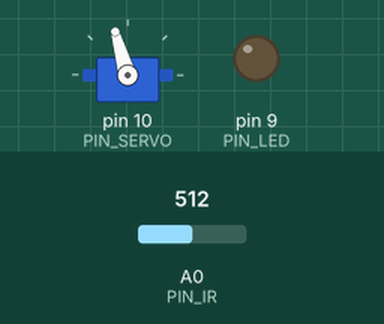
Simulated run of this sketch. Board: Arduino Uno, built with avr-gcc and run on an emulated ATmega328P. Parts: servo, output pins drawn as LEDs (lit = HIGH). Inputs (shaded band) come from the test bench; at power-on: A0 (PIN_IR) = 512. What the sketch prints to the serial monitor is not drawn.

Above: at 1.2 s.
1.3 s: A0 (PIN_IR) set to 245
At 1.9 s:
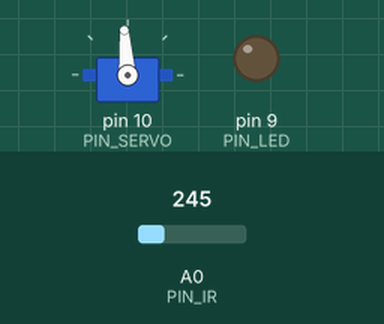
2.9 s: A0 (PIN_IR) set to 1023
At 4.1 s:
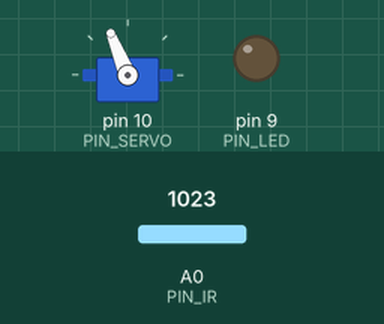
Timing chart, 0 to 5.9 s (numbered marks = the images above; inputs shaded):
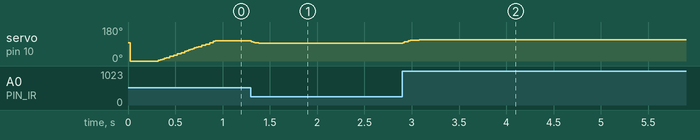

The sketch:

PControl_20213055.ino
```cpp
#include <Servo.h>


/////////////////////////////
// Configurable parameters //
/////////////////////////////


// Arduino pin assignment
#define PIN_LED 9
#define PIN_SERVO 10
#define PIN_IR A0


// Framework setting
#define _DIST_TARGET 255
#define _DIST_MIN 10
#define _DIST_MAX 410


// Distance sensor
#define _DIST_ALPHA 0.35
#define DELAY_MICROS 20

// Servo range
#define _DUTY_MIN 1100
#define _DUTY_NEU 1530
#define _DUTY_MAX 2000


// Servo speed control
#define _SERVO_ANGLE 30
#define _SERVO_SPEED 60

// Event periods
#define _INTERVAL_DIST 20
#define _INTERVAL_SERVO 20
#define _INTERVAL_SERIAL 100


// PID parameters
#define _KP 0.9


//////////////////////
// global variables //
//////////////////////


// Servo instance
Servo myservo;
// Distance sensor
float dist_target;
float dist_raw, dist_cali;
float dist_ema = 0.0;
float filtered_dist;
float samples_num = 5;

int a, b;


// Event periods
unsigned long last_sampling_time_dist, last_sampling_time_servo, last_sampling_time_serial;
bool event_dist, event_servo, event_serial;


// Servo speed control
int duty_chg_per_interval;
int duty_target, duty_curr;


// PID variables
float error_curr, error_prev, control, pterm, dterm, iterm;


void setup() {
// initialize GPIO pins for LED and attach servo
  pinMode(PIN_LED, OUTPUT);
  myservo.attach(PIN_SERVO);
// initialize global variables
  last_sampling_time_dist = last_sampling_time_servo = last_sampling_time_serial = 0;
  event_dist = event_servo = event_serial = false;
  dist_target = _DIST_TARGET;


// move servo to neutral position
  myservo.writeMicroseconds(_DUTY_NEU);
// initialize serial port
    Serial.begin(57600);
// convert angle speed into duty change per interval.
  duty_chg_per_interval = int((_DUTY_MAX - _DUTY_MIN) * (_SERVO_SPEED /  _SERVO_ANGLE) * (float(_INTERVAL_SERVO) / 1000.0));
}


void loop() {
/////////////////////
// Event generator //
/////////////////////
unsigned long time_curr = millis();
  if(time_curr >= last_sampling_time_dist + _INTERVAL_DIST) {
        last_sampling_time_dist += _INTERVAL_DIST;
        event_dist = true;
  }
  if(time_curr >= last_sampling_time_servo + _INTERVAL_SERVO) {
        last_sampling_time_servo += _INTERVAL_SERVO;
        event_servo = true;
  }
  if(time_curr >= last_sampling_time_serial + _INTERVAL_SERIAL) {
        last_sampling_time_serial += _INTERVAL_SERIAL;
        event_serial = true;
  }


////////////////////
// Event handlers //
////////////////////


  if(event_dist) {
     event_dist = false;
  // get a distance reading from the distance sensor
      dist_raw = ir_distance();
      dist_cali = 100 + 300.0 / (b - a) * (dist_raw - a);
      filtered_dist = ir_distance_filtered();


  // PID control logic
    error_curr = _DIST_TARGET - filtered_dist;
    pterm = _KP * error_curr;
    control = pterm;


  // duty_target = f(duty_neutral, control)
    duty_target = _DUTY_NEU + control;


  // keep duty_target value within the range of [_DUTY_MIN, _DUTY_MAX]
    if (duty_target < _DUTY_MIN) {
      duty_target = _DUTY_MIN;  // duty_target < _DUTY_MIN 일 때 duty_target 를 _DUTY_MIN 로 고정
   } else if (duty_target > _DUTY_MAX) {
       duty_target = _DUTY_MAX; // duty_target > _DUTY_MAX 일 때 duty_target 를 _DUTY_MAX 로 고정
    }
  }

  if(event_servo) {
    event_servo = false;
    // adjust duty_curr toward duty_target by duty_chg_per_interval
    if(duty_target > duty_curr) {
      duty_curr += duty_chg_per_interval;
      if(duty_curr > duty_target) duty_curr = duty_target;
    }
    else {
      duty_curr -= duty_chg_per_interval;
      if(duty_curr < duty_target) duty_curr = duty_target;
    }

    // update servo position
    myservo.writeMicroseconds(duty_curr);
  }

  if(event_serial) {
    event_serial = false;
    Serial.print("filtered_dist:");
    Serial.print(filtered_dist);
    Serial.print(",pterm:");
    Serial.print(map(pterm,-1000,1000,510,610));
    Serial.print(",duty_target:");
    Serial.print(map(duty_target,1000,2000,410,510));
    Serial.print(",duty_curr:");
    Serial.print(map(duty_curr,1000,2000,410,510));
    Serial.print(",duty_chg_per_interval:");
    Serial.print(duty_chg_per_interval);
    Serial.println(",Min:100,Low:200,dist_target:255,High:310,Max:410");
  }
}


float ir_distance(void){ // return value unit: mm
  a = 80;
  b = 390;
  float val;
  float volt = float(analogRead(PIN_IR));
  val = ((6762.0/(volt-9.0))-4.0) * 10.0;
  val = 100 + 300.0 / (b - a) * (val - a);
  return val;
}

float under_noise_filter(void){
  int currReading;
  int largestReading = 0;
  for (int i = 0; i < samples_num; i++) {
    currReading = dist_cali;
    if(currReading > largestReading){
      largestReading = currReading;
    }
    delayMicroseconds(DELAY_MICROS);
  }
  return largestReading;
}

float ir_distance_filtered(void){
  int currReading;
  int lowestReading = 1024;
  for (int i = 0; i < samples_num; i++) {
    currReading = under_noise_filter();
    if(currReading < lowestReading) {
      lowestReading = currReading;
    }
  }
  dist_ema = _DIST_ALPHA * lowestReading + (1 - _DIST_ALPHA) * dist_ema;
  return dist_ema;
}
```

Measured:
- after the input at 1.3 s, servo on pin 10 (PIN_SERVO): 106° → 94° at once
- after the input at 2.9 s, servo on pin 10 (PIN_SERVO): 94° → 112° at once
